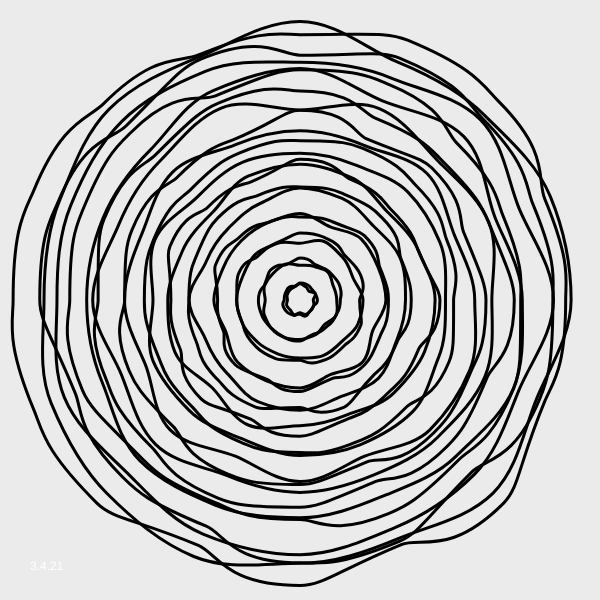
Frame 1 (no input)
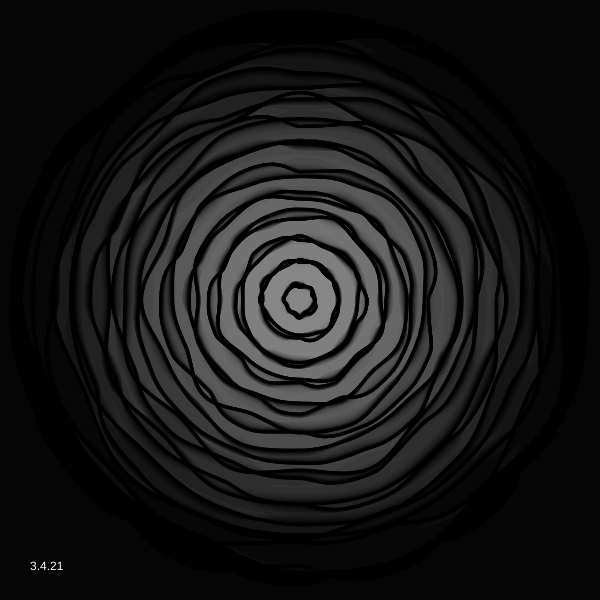
Frame 60 (no input)
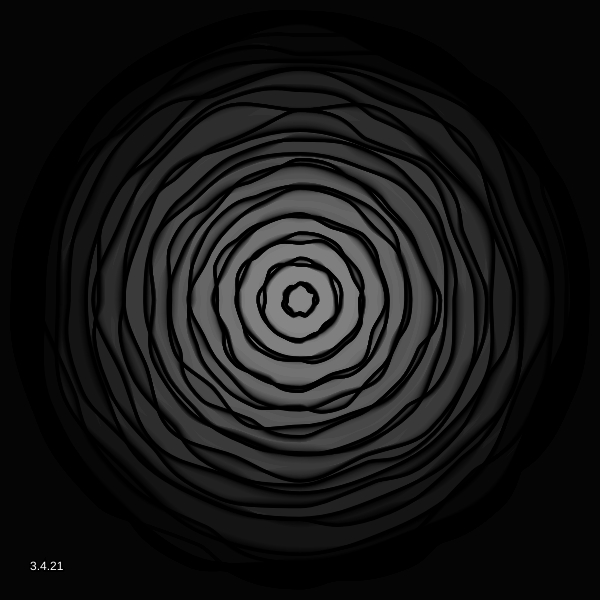
Frame 120 (the mouse pressed at the canvas centre since frame 60)

The p5.js sketch that drew these frames (run headless with seeded random() and noise() and a simulated clock; from frame 60 on, the mouse is pressed at the canvas centre):

// p5.js sketch
// ── sketch.js
var blobs, nBlobs = 12, theta = 0, autoPlay = true;

function Blob(radius, nSegments, magnitude, color) {
  this.radius = radius;
  this.magnitude = magnitude;
  this.color = color;
  this.center = {
    x: width / 2,
    y: height / 2
  };
  
  this.segments = new Array(nSegments);
  for (var i = nSegments; i--; ) {
    this.segments[i] = random(PI * 2);
  }
  
  this.innerSegments = new Array(nSegments);
  for (var i = nSegments; i--; ) {
    this.innerSegments[i] = random(PI * 2);
  }
}

Blob.prototype.render = function(offset) {
  stroke(0)
  strokeWeight(3)

  noFill();

  var n = this.segments.length;
  beginShape();
  for (var i = n; i--; ) {
    var r = this.radius + sin(offset + this.segments[i]) * this.magnitude,
        pr = this.radius + sin(offset + this.segments[(i+1)%n]) * this.magnitude,
        c = (4/5) * tan(PI/(2*n)) * r,
        pc = (8/3) * tan(PI/(2*n)) * pr,
        t = PI * 2 / n * i,
        pt = PI * 2 / n * (i + 1),
        x = cos(t) * r,
        y = -sin(t) * r,
        px = cos(pt) * pr,
        py = -sin(pt) * pr,
        cx1 = px + cos(pt - PI/2) * pc,
        cy1 = py - sin(pt - PI/2) * pc,
        cx2 = x + cos(t + PI/2) * c,
        cy2 = y - sin(t + PI/2) * c;

    if (i === n - 1) vertex(px, py);
    bezierVertex(cx1, cy1, cx2, cy2, x, y);
  }
  endShape();
  
  fill(200, 1);
  beginShape();
  var innerRadius = this.radius - this.magnitude * 0.75;
  for (var i = 0; i < n; i++) {
    var pi = i == 0 ? n - 1 : i - 1,
      r = innerRadius + sin(offset + this.innerSegments[i]) * this.magnitude,
        pr = innerRadius + sin(offset + this.innerSegments[pi]) * this.magnitude,
        c = (4/3) * tan(PI/(2*n)) * r,
        pc = (4/3) * tan(PI/(2*n)) * pr,
      t = PI * 2 / n * i,
        pt = PI * 2 / n * (pi),
        x = cos(t) * r,
        y = -sin(t) * r,
        px = cos(pt) * pr,
        py = -sin(pt) * pr,
        cx1 = px + cos(pt + PI/2) * pc,
        cy1 = py - sin(pt + PI/2) * pc,
        cx2 = x + cos(t - PI/2) * c,
        cy2 = y - sin(t - PI/2) * c;

    if (i === 0) vertex(px, py);
    bezierVertex(cx1, cy1, cx2, cy2, x, y);
  }
  endShape();
}

function setup() {

  w = 600;
    var canvas;
    if(windowWidth>=600 && windowHeight >=600){
      canvas = createCanvas(600, 600);
    }
    else{
      canvas = createCanvas(windowWidth, windowHeight - 100);
    }

    var x = (windowWidth - width) / 2;
    var y = (windowHeight - height) / 2;

  canvas.position(x, y);
  blobs = new Array(nBlobs);

  var maxR = max(width, height) / 2;
  for (var i = blobs.length; i--; ) {
    var r = map(i, 0, blobs.length, 16, maxR),
        m = map(i, 0, blobs.length, 2, maxR / (2*nBlobs));
    blobs[i] = new Blob(r, 16, m, color[i%(10)]);
  }
}

function draw() {
  background(0, 20);
  fill(255)
  text("3.4.21", 30, height-30)
  translate(width / 2, height / 2);
  
  if (autoPlay) {
    theta += PI * 2 / 120;
  }
  
  for (var i = blobs.length; i--; ) {
    blobs[i].render(theta);
  }
}
